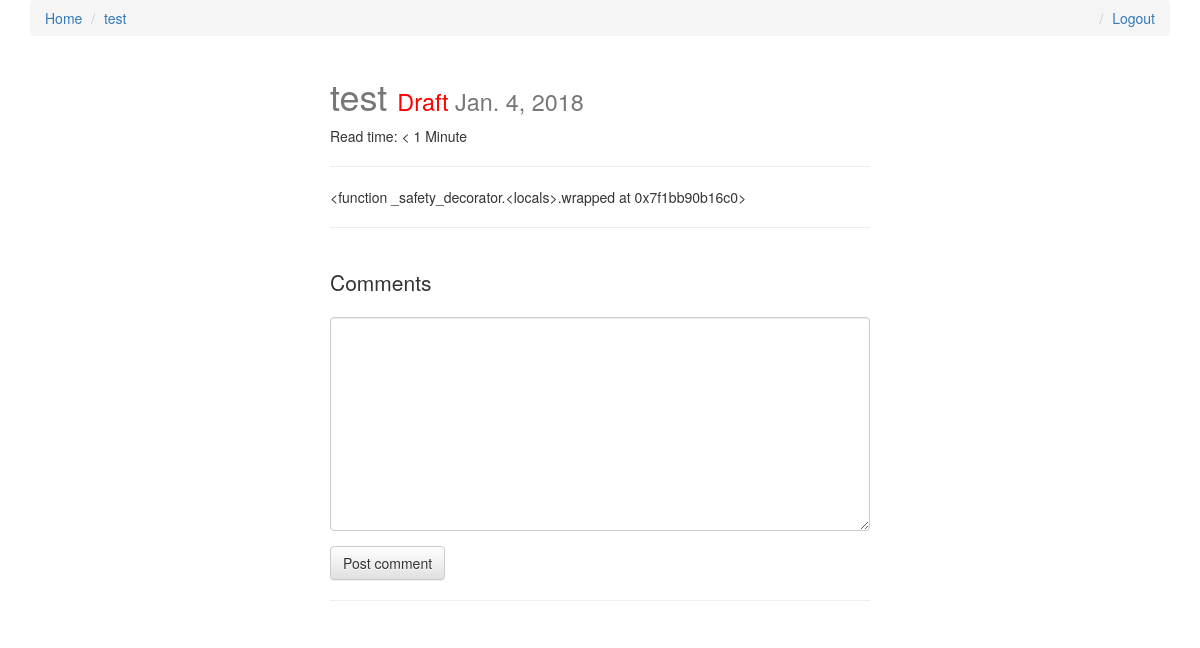
The app's page /test/ (signed in), older data.
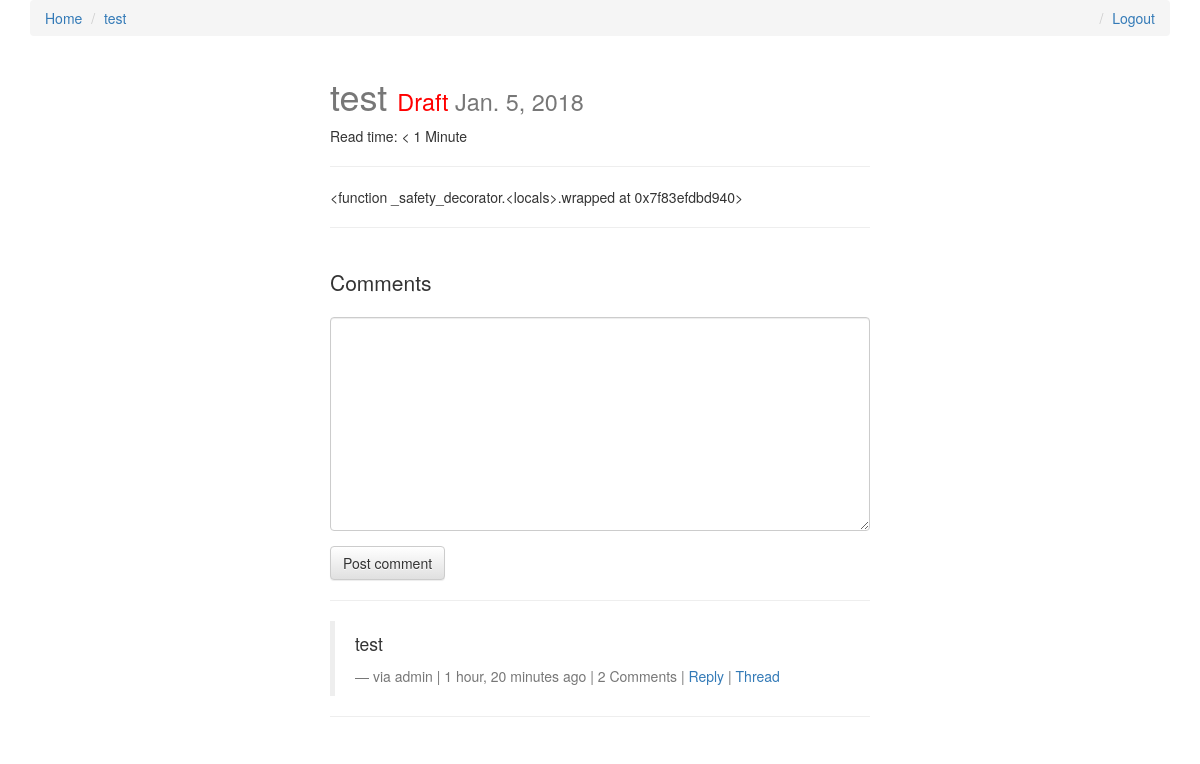
The same page, newer data.
### posts/models.py (models this page shows, shortened)
class Post(models.Model):
    user = models.ForeignKey(settings.AUTH_USER_MODEL, default=1)
    title = models.CharField(max_length=120)
    slug = models.SlugField(unique=True)
    image = models.ImageField(upload_to=upload_location,
            null=True,
            blank=True,
            width_field="width_field",
            height_field="height_field")
    height_field = models.IntegerField(default=0)
    width_field = models.IntegerField(default=0)
    content = models.TextField()
    draft = models.BooleanField(default=False)
    publish = models.DateField(auto_now=False, auto_now_add=False)
    read_time =  models.IntegerField(default=0) # models.TimeField(null=True, blank=True) #assume minutes
    updated = models.DateTimeField(auto_now=True, auto_now_add=False)
    timestamp = models.DateTimeField(auto_now=False, auto_now_add=True)
    objects = PostManager()
    def get_absolute_url(self):
        return reverse("posts:detail", kwargs={"slug": self.slug})
    class Meta:
        ordering = ["-timestamp", "-updated"]
    def get_markdown(self):
        content = self.content
        markdown_text = markdown(content)
        return mark_safe(markdown_text)
    @property
    def comments(self):
        instance = self
        qs = Comment.objects.filter_by_instance(instance)
        return qs
    @property
    def get_content_type(self):
        instance = self
        content_type = ContentType.objects.get_for_model(instance.__class__)
        return content_type

### comments/models.py (models this page shows, shortened)
class Comment(models.Model):
    user        = models.ForeignKey(settings.AUTH_USER_MODEL, default=1)
    content_type = models.ForeignKey(ContentType, on_delete=models.CASCADE)
    object_id = models.PositiveIntegerField()
    content_object = GenericForeignKey('content_type', 'object_id')
    parent      = models.ForeignKey("self", null=True, blank=True)
    content     = models.TextField()
    timestamp   = models.DateTimeField(auto_now_add=True)
    objects = CommentManager()
    class Meta:
        ordering = ['-timestamp']
    def get_absolute_url(self):
        return reverse("comments:thread", kwargs={"id": self.id})
    def children(self): #replies
        return Comment.objects.filter(parent=self)

### posts/views.py (the view, shortened to what this page needs)
# urls.py: url(r'^(?P<slug>[\w-]+)/$', post_detail, name='detail'),
def post_detail(request, slug=None):
	instance = get_object_or_404(Post, slug=slug)
	if instance.publish > timezone.now().date() or instance.draft:
		if not request.user.is_staff or not request.user.is_superuser:
			raise Http404
	share_string = quote_plus(instance.content)
	initial_data = {
		"content_type": instance.get_content_type,
		"object_id": instance.id
	}
	form = CommentForm(request.POST or None, initial=initial_data)
	comments = instance.comments
	context = {
		"title": instance.title,
		"instance": instance,
		"share_string": share_string,
		"comments": comments,
		"comment_form":form,
	}
	return render(request, "post_detail.html", context)

### comments/forms.py
class CommentForm(forms.Form):
    content_type = forms.CharField(widget=forms.HiddenInput)
    object_id = forms.IntegerField(widget=forms.HiddenInput)
    content = forms.CharField(label='', widget=forms.Textarea)

### comments/models.py (called while the page is built)
    def filter_by_instance(self, instance):
        content_type = ContentType.objects.get_for_model(instance.__class__)
        obj_id = instance.id
        qs = super(CommentManager, self).filter(content_type=content_type, object_id= obj_id).filter(parent=None)
        return qs

### posts/templatetags/urlify.py (called while the page is built)
@register.filter
def urlify(value):
    return quote_plus(value)

### templates/post_detail.html (shortened to what this page needs)
{% extends "base.html" %}
{% load urlify %}
{% load crispy_forms_tags %}
 {% block post_detail_link %}
  <li><a href='{{ instance.get_absolute_url }}'>{{ instance.title }}</a></li>
  {% endblock %}
{% block content %}
<div class='col-sm-6 col-sm-offset-3'>
<h1>{{ title }} <small>{% if instance.draft %}<span style='color:red;'>Draft</span> {% endif %}{{ instance.publish }}</small></h1>
<p>Read time: {% if instance.read_time <= 1 %} < 1 Minute {% else %}{{ instance.read_time }} minutes {% endif %}</p>
<p><div class="fb-like" data-href="{{ request.build_absolute_uri }}" data-layout="button_count" data-action="like" data-show-faces="true" data-share="true"></div>
<hr/>
</p>
<div class='row'>
<div class='col-sm-12 '>
   <div class='post-detail-item'>{{ instance.get_markdown }}</div>
    <hr/>
    <br/>
    <div>
        <p class='lead'>Comments</p>
        {% if request.user.is_authenticated %}
        <form method="POST" action="."> {% csrf_token %}
            {{ comment_form|crispy }}
            <input type='submit' value='Post comment' class='btn btn-default'>
        </form>
        {% else %}
        <p>You must login to comment </p>
        {% endif %}
        <hr/>
        {% for comment in comments %}
        <blockquote>
          <p>{{ comment.content }}</p>
          <footer>via {{ comment.user }} | {{ comment.timestamp|timesince }} ago | {% if comment.children.count > 0 %}{{ comment.children.count }} Comment{% if comment.children.count > 1 %}s{% endif %} | {% endif %} <a class='comment-reply-btn' href='#'>Reply</a> | <a class='' href='{{ comment.get_absolute_url }}'>Thread</a></footer>
        </blockquote>
        <hr/>
        {% endfor %}
    </div>
</div>
</div>
</div>
{% endblock content %}

### templates/base.html (shortened to what this page needs)
{% load staticfiles %}
<html>
<head>
<link rel="stylesheet" href="https://maxcdn.bootstrapcdn.com/bootstrap/3.3.6/css/bootstrap.min.css">
<link rel="stylesheet" href="https://maxcdn.bootstrapcdn.com/bootstrap/3.3.6/css/bootstrap-theme.min.css">
<link rel='stylesheet' href='https://maxcdn.bootstrapcdn.com/font-awesome/4.5.0/css/font-awesome.min.css' >
<link rel='stylesheet' href='{% static "css/base.css" %}' />
</head>
<body>
<div class='container'>
    <ol class='breadcrumb'>
        <li><a href='{% url "posts:list" %}'>Home</a></li>
        {% block post_detail_link %}
        {% endblock %}
        {% if not request.user.is_authenticated %}
        <li class='pull-right'><a href='{% url "register" %}'>Register</a></li>
        <li class='pull-right'><a href='{% url "login" %}'>Login</a></li>
        {% else %}
        <li class='pull-right'><a href='{% url "logout" %}'>Logout</a></li>
        {% endif %}
    </ol>
{% block content %}{% endblock content %}
</div>
</body>
</html>

### static/css/base.css (style rules this page uses)
h1 { color: #777777; }

Row changes from the older to the newer data that the page shows:
changed Post "test": publish "Jan. 4, 2018" → "Jan. 5, 2018"; get_markdown "<function _safety_decorator.<locals>.wrapped at 0x7f1bb90b16c0>" → "<function _safety_decorator.<locals>.wrapped at 0x7f83efdbd940>"
added Comment: content "test", user "admin", timestamp "1 hour, 20 minutes", children.count "2"
